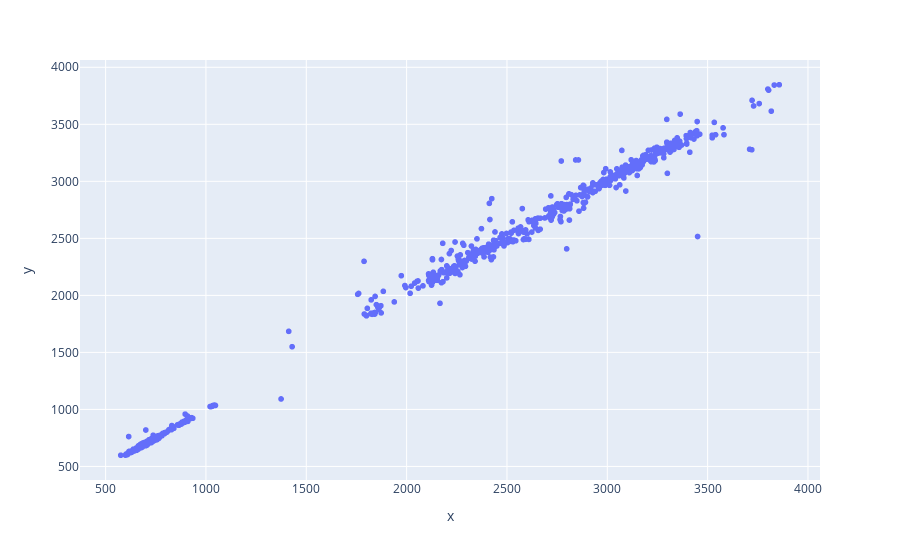

The notebook cell this image was saved under:
### Code cell
fig1 = px.scatter(data_wells, x=y1_test, y=rf_all1_predictions)

fig1.show()

### Figure 1 — Plotly figure (JSON) as saved in the notebook; plotly's stock layout.template omitted (floating-point values rounded to 4 significant figures; data arrays with more than 128 entries replaced by an {"elided": "..."} marker saying what was removed)
{"data": [{"hovertemplate": "x=%{x}<br>y=%{y}<extra></extra>", "legendgroup": "", "marker": {"color": "#636efa", "symbol": "circle"}, "mode": "markers", "name": "", "showlegend": false, "type": "scattergl", "x": {"elided": "1675 float values"}, "xaxis": "x", "y": {"elided": "1675 float values"}, "yaxis": "y"}], "layout": {"legend": {"tracegroupgap": 0}, "margin": {"t": 60}, "xaxis": {"anchor": "y", "domain": [0, 1], "title": {"text": "x"}}, "yaxis": {"anchor": "x", "domain": [0, 1], "title": {"text": "y"}}}}
